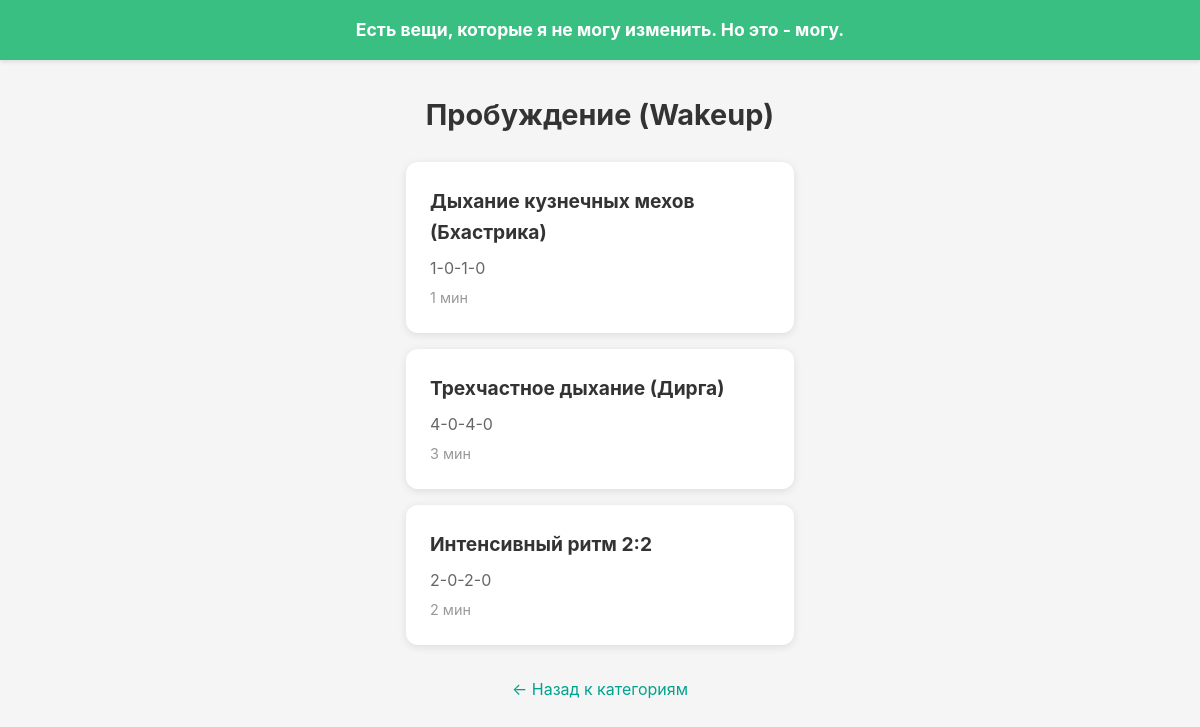
The page /breathe/1/ on the database its author committed.
### breathe/models.py (models this page shows, shortened)
class BreathingCategory(models.Model):
    name = models.CharField(
        max_length=100,
        blank=True,
        null=True,
        help_text="English name (internal, optional)"
    )
    name_ru = models.CharField(
        max_length=100,
        help_text="Russian display name (required)"
    )
    description_ru = models.TextField(
        blank=True,
        null=True,
        help_text="Category description in Russian (optional)"
    )
    order = models.IntegerField(
        blank=True,
        null=True,
        help_text="Display order (not used, categories ordered by PK)"
    )
    class Meta:
        verbose_name = "Breathing Category"
        verbose_name_plural = "Breathing Categories"
        ordering = ['pk']  # Order by primary key as per fixture

class BreathingTechnique(models.Model):
    BREATH_ORIGIN_CHOICES = [
        ('ABDOMEN', 'ABDOMEN'),
        ('CHEST', 'CHEST'),
        ('NOSTRILS', 'NOSTRILS'),
        ('MOUTH', 'MOUTH'),
        ('ALL', 'ALL'),
    ]
    category = models.ForeignKey(
        BreathingCategory,
        on_delete=models.CASCADE,
        related_name='techniques',
        help_text="Category this technique belongs to"
    )
    name_ru = models.CharField(
        max_length=200,
        help_text="Display name in Russian"
    )
    inhale = models.IntegerField(
        help_text="Inhale duration (seconds)"
    )
    hold_start = models.IntegerField(
        help_text="Hold after inhale (seconds)"
    )
    exhale = models.IntegerField(
        help_text="Exhale duration (seconds)"
    )
    hold_end = models.IntegerField(
        help_text="Hold after exhale (seconds)"
    )
    recommended_time_min = models.IntegerField(
        help_text="Total session duration (minutes)"
    )
    posture_ru = models.CharField(
        max_length=100,
        help_text="Quick preparation cue (e.g., 'Сидя')"
    )
    breath_origin = models.CharField(
        max_length=20,
        choices=BREATH_ORIGIN_CHOICES,
        help_text="Focus area: ABDOMEN, CHEST, NOSTRILS, MOUTH, or ALL"
    )
    instructions_ru = models.TextField(
        help_text="Detailed step-by-step instructions in Russian"
    )
    use_sound_cue = models.BooleanField(
        default=True,
        help_text="Default sound toggle state"
    )
    use_haptic_cue = models.BooleanField(
        default=True,
        help_text="Default vibration toggle state"
    )
    class Meta:
        verbose_name = "Breathing Technique"
        verbose_name_plural = "Breathing Techniques"
        ordering = ['category', 'id']
        indexes = [
            models.Index(fields=['category']),
        ]

### breathe/views.py (the view)
# urls.py: path('<int:category_id>/', views.technique_list_view, name='techniques'),
def technique_list_view(request, category_id):
    category = get_object_or_404(BreathingCategory, pk=category_id)
    techniques = BreathingTechnique.objects.filter(category=category).order_by('id')
    context = {
        'category': category,
        'techniques': techniques,
    }
    return render(request, 'breathe/techniques.html', context)

### templates/breathe/techniques.html (shortened to what this page needs)
{% extends 'base.html' %}
{% load static %}
{% block content %}
<div class="techniques-container">
    <h1 class="page-title">{{ category.name_ru }}</h1>
    <div class="techniques-list">
        {% for technique in techniques %}
        <a href="{% url 'breathe:technique' technique.id %}" class="technique-card">
            <div class="technique-name">{{ technique.name_ru }}</div>
            <div class="technique-timing">
                {{ technique.inhale }}-{{ technique.hold_start }}-{{ technique.exhale }}-{{ technique.hold_end }}
            </div>
            <div class="technique-duration">{{ technique.recommended_time_min }} мин</div>
        </a>
        {% endfor %}
    </div>
    <div class="back-link">
        <a href="{% url 'breathe:categories' %}">← Назад к категориям</a>
    </div>
</div>
{% endblock %}

### static/css/base.css (style rules this page uses)
* { margin: 0; padding: 0; box-sizing: border-box; }
body { font-family: -apple-system, BlinkMacSystemFont, 'Segoe UI', Roboto, 'Helvetica Neue', Arial, sans-serif; background-color: #f5f5f5; color: #333; line-height: 1.6; min-height: 100vh; display: flex; flex-direction: column; }
.page-title { font-size: 1.8rem; margin-bottom: 1.5rem; text-align: center; color: #333; }
.techniques-container { padding: 1rem 0; }
.techniques-list { display: flex; flex-direction: column; gap: 1rem; margin-bottom: 2rem; }
.technique-card { background: white; border-radius: 12px; padding: 1.5rem; text-decoration: none; color: #333; box-shadow: 0 2px 8px rgba(0,0,0,0.1); transition: transform 0.2s; display: block; }
.technique-name { font-size: 1.2rem; font-weight: bold; margin-bottom: 0.5rem; }
.technique-timing { font-size: 1rem; color: #666; margin-bottom: 0.3rem; }
.technique-duration { font-size: 0.9rem; color: #999; }
.back-link { text-align: center; margin-top: 2rem; }
.back-link a { color: #00A38D; text-decoration: none; font-size: 1rem; }

### rows shown on the page
BreathingCategory: name_ru "Пробуждение (Wakeup)"
BreathingTechnique: name_ru "Дыхание кузнечных мехов (Бхастрика)", inhale "1", hold_start "0", exhale "1", hold_end "0", recommended_time_min "1"
BreathingTechnique: name_ru "Трехчастное дыхание (Дирга)", inhale "4", hold_start "0", exhale "4", hold_end "0", recommended_time_min "3"
BreathingTechnique: name_ru "Интенсивный ритм 2:2", inhale "2", hold_start "0", exhale "2", hold_end "0", recommended_time_min "2"
